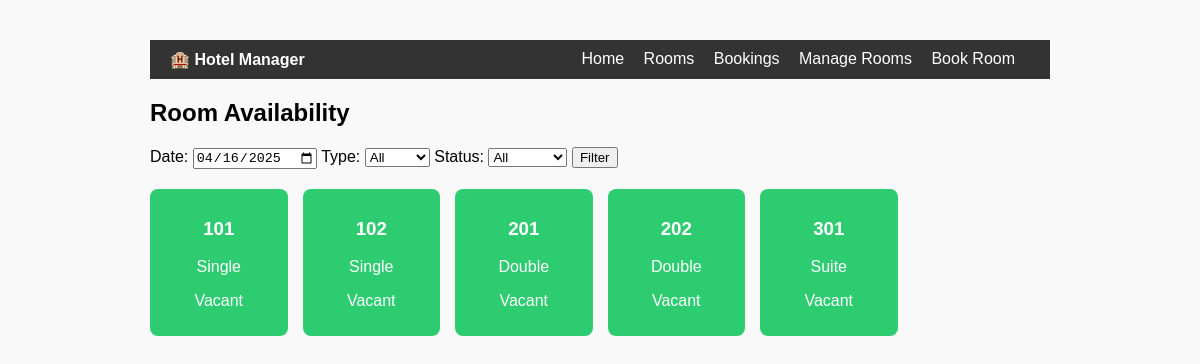
Screenshot of /rooms with the database file from the repository.
### models.py (models this page shows)
class Room(db.Model):
    id = db.Column(db.Integer, primary_key=True)
    room_number = db.Column(db.String(10), unique=True, nullable=False)
    room_type = db.Column(db.String(20), nullable=False)

### app.py (the view)
@app.route('/rooms')
def rooms():
    fdate = request.args.get('date')
    if fdate:
        fdate = datetime.strptime(fdate, '%Y-%m-%d').date()
    else:
        fdate = date.today()
    room_type = request.args.get('room_type')
    status_filter = request.args.get('status')
    query = Room.query
    if room_type:
        query = query.filter_by(room_type=room_type)
    rooms_list = query.all()
    room_status = []
    for r in rooms_list:
        booking = Booking.query.filter(
            Booking.room_id == r.id,
            Booking.check_in_date <= fdate,
            Booking.check_out_date >= fdate,
            Booking.status.in_(['booked', 'occupied'])
        ).first()
        status = booking.status if booking else 'vacant'
        bid = booking.id if booking else None
        room_status.append({'room': r, 'status': status, 'booking_id': bid})
    types = [r[0] for r in Room.query.with_entities(Room.room_type).distinct()]
    return render_template(
        'rooms.html',
        room_status=room_status,
        types=types,
        selected_type=room_type,
        selected_status=status_filter,
        filter_date=fdate
    )

### templates/rooms.html (shortened to what this page needs)
<!DOCTYPE html>
<html>
<head>
    <link rel="stylesheet" href="/static/style.css">
</head>
<body>
<div class="container">
    <div class="navbar">
        <div><strong>🏨 Hotel Manager</strong></div>
        <div>
            <a href="{{ url_for('index') }}">Home</a>
            <a href="{{ url_for('rooms') }}">Rooms</a>
            <a href="{{ url_for('view_bookings') }}">Bookings</a>
            <a href="{{ url_for('manage_rooms') }}">Manage Rooms</a>
            <a href="{{ url_for('book') }}">Book Room</a>
        </div>
    </div>
    <h2>Room Availability</h2>
    <div class="filters">
        <form method="GET" action="/rooms">
            Date: <input type="date" name="date" value="{{ filter_date }}">
            Type: <select name="room_type">
                <option value="">All</option>
            </select>
            Status: <select name="status">
                <option value="">All</option>
            </select>
            <button type="submit">Filter</button>
        </form>
    </div>
    <div class="grid">
        {% for item in room_status %}
        <div class="room-card {{ item.status }}">
            <h3>{{ item.room.room_number }}</h3>
            <p>{{ item.room.room_type }}</p>
            <p>{{ item.status|capitalize }}</p>
        </div>
        {% endfor %}
    </div>
</div>
</body>
</html>

### static/style.css (style rules this page uses)
body { font-family: Arial, sans-serif; margin: 0; padding: 20px; background: #f9f9f9; }
.container { max-width: 900px; margin: auto; }
.filters { margin-bottom: 20px; }
.grid { display: grid; grid-template-columns: repeat(auto-fill, minmax(120px, 1fr)); gap: 15px; }
.room-card { padding: 10px; border-radius: 8px; color: white; text-align: center; }
.vacant { background: #2ecc71; }
body { font-family: sans-serif; padding: 20px; margin: 0; }
.navbar { background: #333; padding: 10px 20px; color: white; display: flex; justify-content: space-between; }
.navbar a { color: white; text-decoration: none; margin-right: 15px; }
.container { margin-top: 20px; }

### rows the page displays
Room: room.room_number "101", room.room_type "Single"
Room: room.room_number "102", room.room_type "Single"
Room: room.room_number "201", room.room_type "Double"
Room: room.room_number "202", room.room_type "Double"
Room: room.room_number "301", room.room_type "Suite"

### other values shown
{{ item.status|capitalize }} "Vacant" "Vacant" "Vacant" "Vacant" "Vacant"
